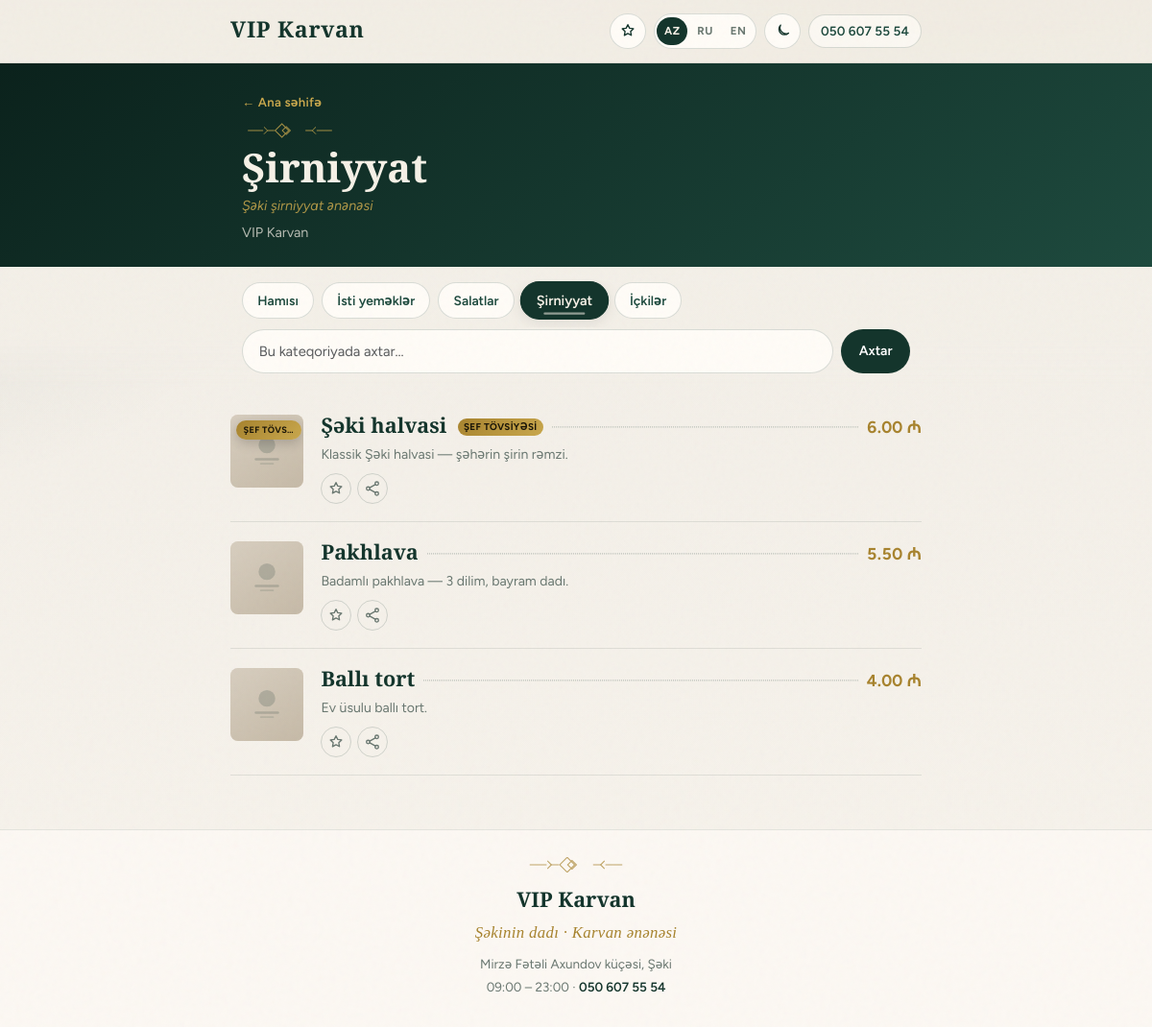
Page /public/menu/shirniyyat on the committed database.
### tables this page shows
CREATE TABLE `categories` (
  `id` INT UNSIGNED NOT NULL AUTO_INCREMENT,
  `name` VARCHAR(120) NOT NULL,
  `name_ru` VARCHAR(120) DEFAULT NULL,
  `name_en` VARCHAR(120) DEFAULT NULL,
  `slug` VARCHAR(140) NOT NULL,
  `image` VARCHAR(255) DEFAULT NULL,
  `sort_order` INT NOT NULL DEFAULT 0,
  `is_active` TINYINT(1) NOT NULL DEFAULT 1,
  `created_at` TIMESTAMP NOT NULL DEFAULT CURRENT_TIMESTAMP,
  `updated_at` TIMESTAMP NOT NULL DEFAULT CURRENT_TIMESTAMP ON UPDATE CURRENT_TIMESTAMP,
  PRIMARY KEY (`id`),
  UNIQUE KEY `uq_categories_slug` (`slug`),
  KEY `idx_categories_active_sort` (`is_active`, `sort_order`)
);

CREATE TABLE `products` (
  `id` INT UNSIGNED NOT NULL AUTO_INCREMENT,
  `category_id` INT UNSIGNED NOT NULL,
  `name` VARCHAR(160) NOT NULL,
  `name_ru` VARCHAR(160) DEFAULT NULL,
  `name_en` VARCHAR(160) DEFAULT NULL,
  `description` TEXT DEFAULT NULL,
  `description_ru` TEXT DEFAULT NULL,
  `description_en` TEXT DEFAULT NULL,
  `price` DECIMAL(10,2) NOT NULL DEFAULT 0.00,
  `image` VARCHAR(255) DEFAULT NULL,
  `sort_order` INT NOT NULL DEFAULT 0,
  `is_active` TINYINT(1) NOT NULL DEFAULT 1,
  `is_available` TINYINT(1) NOT NULL DEFAULT 1,
  `is_featured` TINYINT(1) NOT NULL DEFAULT 0,
  `is_popular` TINYINT(1) NOT NULL DEFAULT 0,
  `view_count` INT UNSIGNED NOT NULL DEFAULT 0,
  `created_at` TIMESTAMP NOT NULL DEFAULT CURRENT_TIMESTAMP,
  `updated_at` TIMESTAMP NOT NULL DEFAULT CURRENT_TIMESTAMP ON UPDATE CURRENT_TIMESTAMP,
  PRIMARY KEY (`id`),
  KEY `idx_products_category` (`category_id`),
  KEY `idx_products_active_sort` (`is_active`, `sort_order`),
  KEY `idx_products_featured` (`is_featured`, `is_active`),
  KEY `idx_products_popular` (`is_popular`, `view_count`, `is_active`),
  CONSTRAINT `fk_products_category`
    FOREIGN KEY (`category_id`) REFERENCES `categories` (`id`)
    ON DELETE CASCADE ON UPDATE CASCADE
);

### app/Views/menu/_product_card.php (the view, shortened to what the rows shown need)
<article class="product-item <?= empty($product['is_available']) ? 'is-unavailable' : '' ?> <?= !empty($product['is_featured']) || !empty($forceFeaturedBadge) ? 'is-featured' : '' ?> <?= !empty($product['is_popular']) || !empty($forcePopularBadge) ? 'is-popular' : '' ?>"
         <?= empty($skipProductAnchor) ? 'id="p-' . (int) ($product['id'] ?? 0) . '"' : '' ?>
         data-product-id="<?= (int) ($product['id'] ?? 0) ?>"
         data-product-name="<?= e(localized($product, 'name')) ?>"
         data-product-price="<?= e(money_azn($product['price'])) ?>">
    <div class="product-media">
        <img src="<?= e(upload_url($product['image'] ?? null)) ?>"
             alt="<?= e(localized($product, 'name')) ?>"
             width="176"
             height="176"
             loading="lazy"
             decoding="async">
        <?php if (!empty($product['is_featured']) || !empty($forceFeaturedBadge)): ?>
            <span class="chef-badge"><?= e(__('featured.badge')) ?></span>
        <?php endif; ?>
    </div>
    <div class="product-body">
        <div class="product-row">
            <h3 class="product-name">
                <?= e(localized($product, 'name')) ?>
                <?php if (!empty($product['is_featured']) && empty($forceFeaturedBadge)): ?>
                    <span class="chef-pill"><?= e(__('featured.badge')) ?></span>
                <?php elseif (!empty($product['is_popular']) && empty($forcePopularBadge) && empty($forceFeaturedBadge)): ?>
                    <span class="popular-pill"><?= e(__('popular.badge')) ?></span>
                <?php endif; ?>
            </h3>
            <span class="product-dots" aria-hidden="true"></span>
            <span class="product-price"><?= e(money_azn($product['price'])) ?></span>
        </div>
        <?php
        $desc = localized($product, 'description');
        if ($desc !== ''):
        ?>
            <p class="product-desc"><?= e($desc) ?></p>
        <?php endif; ?>
        <div class="product-actions">
            <button type="button"
                    class="product-action product-fav"
                    data-fav-toggle
                    aria-pressed="false"
                    aria-label="<?= e(__('fav.add')) ?>"
                    title="<?= e(__('fav.add')) ?>">
                <svg viewBox="0 0 24 24" width="18" height="18" aria-hidden="true" fill="none" stroke="currentColor" stroke-width="1.8" stroke-linecap="round" stroke-linejoin="round">
                    <path d="M12 3.6l2.4 4.86 5.36.78-3.88 3.78.92 5.34L12 15.9l-4.8 2.52.92-5.34-3.88-3.78 5.36-.78L12 3.6z"/>
                </svg>
            </button>
            <button type="button"
                    class="product-action product-share"
                    data-share-product
                    aria-label="<?= e(__('share.product')) ?>"
                    title="<?= e(__('share.product')) ?>">
                <svg viewBox="0 0 24 24" width="18" height="18" aria-hidden="true" fill="none" stroke="currentColor" stroke-width="1.8" stroke-linecap="round" stroke-linejoin="round">
                    <circle cx="18" cy="5" r="2.4"/>
                    <circle cx="6" cy="12" r="2.4"/>
                    <circle cx="18" cy="19" r="2.4"/>
                    <path d="M8.2 10.8l7.6-4.4M8.2 13.2l7.6 4.4"/>
                </svg>
            </button>
        </div>
    </div>
</article>

### app/Views/menu/category.php (shortened to what the rows shown need)
<?php
$introKey = 'intro.' . $category['slug'];
$intro = __($introKey);
?>
<section class="page-banner page-banner--heritage">
    <div class="container">
        <a class="back-link" href="<?= e(url()) ?>"><?= e(__('nav.back_home')) ?></a>
        <h1 class="page-title mt-2"><?= e(localized($category, 'name')) ?></h1>
        <?php if ($intro !== null): ?>
            <p class="page-sub page-sub--intro"><?= e($intro) ?></p>
        <?php endif; ?>
        <p class="page-sub"><?= e($settings['restaurant_name'] ?? 'VIP Karvan') ?></p>
    </div>
</section>
<div class="filter-bar">
    <div class="container">
        <div class="category-rail" role="navigation" aria-label="<?= e(__('nav.menu')) ?>">
            <a class="cat-chip" href="<?= e(url()) ?>"><?= e(__('nav.all')) ?></a>
            <?php foreach ($categories as $cat): ?>
                <a class="cat-chip <?= $cat['id'] === $category['id'] ? 'is-active' : '' ?>"
                   href="<?= e(url('menu/' . $cat['slug'])) ?>"><?= e(localized($cat, 'name')) ?></a>
            <?php endforeach; ?>
        </div>
        <form class="search-bar" method="get" action="<?= e(url('menu/' . $category['slug'])) ?>" role="search">
            <input type="search" id="q" name="q" class="form-control search-input" placeholder="<?= e(__('search.placeholder_category')) ?>" value="<?= e($search) ?>">
            <button type="submit" class="btn btn-search"><?= e(__('search.button')) ?></button>
        </form>
    </div>
</div>
<section class="container section-block">
    <?php if (empty($products)): ?>
        <div class="empty-state">
            <p><?= e($search !== '' ? __('search.empty') : __('empty.category_products')) ?></p>
        </div>
    <?php else: ?>
        <div class="product-list">
            <?php
            foreach ($products as $product):
                require __DIR__ . '/_product_card.php';
            endforeach;
            ?>
        </div>
    <?php endif; ?>
</section>

### app/Core/Router.php (shortened to what the rows shown need)
<?php
final class Router
{
    private array $routes = [];
    private function addRoute(string $method, string $path, string $controller, string $action): void
    {
        $normalized = $this->normalizePath($path);
        $this->routes[$method][$normalized] = [
            'controller' => $controller,
            'action' => $action,
        ];
    }
    public function dispatch(string $method, string $uri): void
    {
        $path = parse_url($uri, PHP_URL_PATH) ?: '/';
        $path = $this->stripBasePath($path);
        $path = $this->normalizePath($path);
        $route = $this->routes[$method][$path] ?? null;
        if ($route === null) {
            foreach ($this->routes[$method] ?? [] as $pattern => $candidate) {
                $params = $this->match($pattern, $path);
                if ($params !== null) {
                    $this->invoke($candidate['controller'], $candidate['action'], $params);
                    return;
                }
            }
            return;
        }
    }
    private function invoke(string $controller, string $action, array $params): void
    {
        $instance = new $controller();
        $instance->{$action}(...array_values($params));
    }
    private function match(string $pattern, string $path): ?array
    {
        $regex = preg_replace('#\{([a-zA-Z_][a-zA-Z0-9_]*)\}#', '(?P<$1>[^/]+)', $pattern);
        $regex = '#^' . $regex . '$#';
        if (!preg_match($regex, $path, $matches)) {
            return null;
        }
        $params = [];
        foreach ($matches as $key => $value) {
            if (is_string($key)) {
                $params[$key] = $value;
            }
        }
        return $params;
    }
    private function normalizePath(string $path): string
    {
        $path = '/' . trim($path, '/');
        return $path === '/' ? '/' : rtrim($path, '/');
    }
    private function stripBasePath(string $path): string
    {
        $scriptName = $_SERVER['SCRIPT_NAME'] ?? '';
        $base = str_replace('\\', '/', dirname($scriptName));
        if ($base !== '/' && str_starts_with($path, $base)) {
            $path = substr($path, strlen($base)) ?: '/';
        }
        return $path;
    }
}

### rows in the picture
categories: name "Şirniyyat", slug "Şəki şirniyyat ənənəsi"
categories: name "İsti yeməklər"
categories: name "Salatlar"
categories: name "İçkilər"
products: name "Şəki halvasi", price "6.00 ₼", description "Klassik Şəki halvasi — şəhərin şirin rəmzi."
products: name "Pakhlava", price "5.50 ₼", description "Badamlı pakhlava — 3 dilim, bayram dadı."
products: name "Ballı tort", price "4.00 ₼", description "Ev üsulu ballı tort."

### other values in the picture
$settings['restaurant_name'] "VIP Karvan"
$label "AZ"
$label "RU"
$label "EN"
$settings['phone'] "050 607 55 54"
setting_localized($settings, 'tagline', 'tagline.fallback') "Şəkinin dadı · Karvan ənənəsi"
